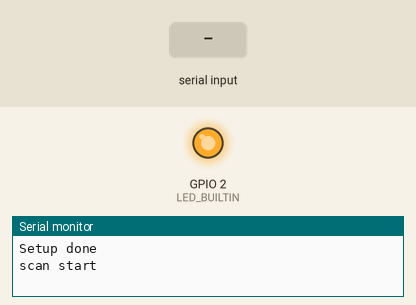
Simulated run of this sketch. Board: ESP8266 (NodeMCU). Shown: output pins drawn as LEDs (lit = HIGH, except the on-board LED, lit = LOW), the last lines printed to the serial monitor. The inputs (shaded band) are chosen by the test bench. WiFi joins after 1.5 s; servers stay silent unless stated; a WiFi scan finds three made-up networks.

Above: at 1.3 s.
1.4 s: "90,45\n" received over Serial
3.6 s: "0\n" received over Serial
5.6 s: "30,150\n" received over Serial
At 6.5 s:
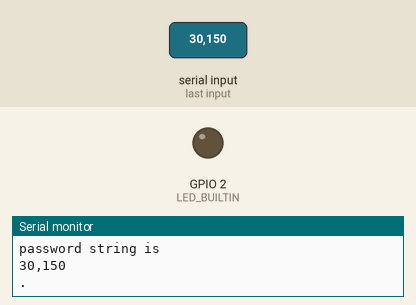
Timing chart, 0 to 8.6 s (numbered marks = the images above; inputs shaded):
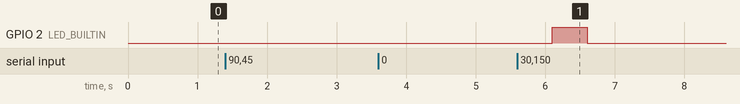

The sketch:

FUBAR_ESP_IOT_Example_2.ino
```cpp
// FUBAR IOT class example 2
// This does a wifi scan and allows us to connect to an AP
// Based on ESP8266 wifi example


#include "ESP8266WiFi.h"
#include "Arduino.h"


char* Passphase;
char* AccessPoint;
char* seloption;
int apSlen;
String APname;
int APID;
int APflag;
int numNWKS;
int Connected;
int wlStatus;
int cnttime;
uint8_t LedState;


// Read String input handling: thanks Rick
// "String" is now returned as a ptr to char assay
char* readCharAInput(void)
{
	char Ch = 'a';
	char buffer[50];
	int i = 0;
	while ((Ch != '\n') && (i < 50))
	{
		while ((Serial.available() > 0))
		{
			Ch = Serial.read();
			if ((Ch != '\n') && (Ch != '\r')) //need to trap both <CR> & <LF> !
			{
				buffer[i] = Ch;
				i++;
			}
			Serial.print(Ch);
		}
	}
	char* somearray = new char[i+1];
	for (int j = 0; j < i; j++)
		somearray[j] = buffer[j];
	somearray[i] = '\0'; // null termination
	return somearray;
}

// reads and parses the ID # for the AP, set to trap for int bigger then 255
int readAPInt(void)
{
	char Ch;
	int num;
	int numr;
	int dec;

	dec = 0;
	num = -500;
	Ch = 'a';

	while ((Ch != '\n') && (num < 255))
	{
		while ((Serial.available() > 0))
		{
			Ch = Serial.read();
			Serial.print(Ch);
			if ((int(Ch) > 47) && (int(Ch) < 58))
			{
				(dec == 0) ? (num = 0) : (num);
				numr = num;
				num = ((int(Ch) - 48) + (numr * int(pow(10, dec))));
				dec++;
			}
		}
	}
	// no AP will ever be over 255
	(abs(num) > 255) ? (num = 256) : (num);
	return num;
}

// wifi scanning done here
int WifiScan(void)
{
	Serial.println("scan start");

	// WiFi.scanNetworks will return the number of networks found
	int n = WiFi.scanNetworks();
	Serial.println("scan done");
	if (n == 0)
	{
		Serial.println("no networks found");
	}
	else
	{
		Serial.print(n);
		Serial.println(" networks found");
		for (int i = 0; i < n; ++i)
		{
			// Print SSID and RSSI for each network found
			Serial.print(i + 1);
			Serial.print(": ");
			Serial.print(WiFi.SSID(i));
			Serial.print(" (");
			Serial.print(WiFi.RSSI(i));
			Serial.print(")");
			Serial.println((WiFi.encryptionType(i) == ENC_TYPE_NONE) ? " " : "*");
			delay(10);
		}
	}
	return n;
}

// function to show Ip's if connected to AP
uint8_t ShowConnectStatus(void)
{
	uint8_t conn;
	if (WiFi.status() == WL_CONNECTED)
	{
		Serial.print("Connected to ... ");
		Serial.println(APname);
		Serial.println("");
		Serial.print("IP is: ");
		Serial.println(WiFi.localIP());
		Serial.print("gateway is: ");
		Serial.println(WiFi.gatewayIP());
		Serial.print("subnet mask is: ");
		Serial.println(WiFi.subnetMask());
		Serial.println("");
		conn = 1;
	}
	else
	{
		conn = 0;
	}
	return conn;
}

// toggle onboard LED no retVal
void TogLED(int state)
{
	uint8_t rState;
	if (state > 0)
	{
		digitalWrite(LED_BUILTIN, HIGH);
		rState = 0;
	}
	else
	{
		digitalWrite(LED_BUILTIN, LOW);
		rState = 1;
	}
}

// toggle onboard LED, returns led state
uint8_t TogLED(uint8_t state)
{
	uint8_t rState;
	if (state > 0)
	{
		digitalWrite(LED_BUILTIN, HIGH);
		rState = 0;
	}
	else
	{
		digitalWrite(LED_BUILTIN, LOW);
		rState = 1;
	}
	return rState;
}

// ardunio setup function
void setup(void)
{
	Serial.begin(115200);
	APflag = 0;
	Connected = 0;
	cnttime = 0;
	LedState = 0; // led off
	// Set WiFi to station mode and disconnect from an AP if it was previously connected
	WiFi.mode(WIFI_STA);
	WiFi.disconnect();
	delay(100);
	pinMode(LED_BUILTIN, OUTPUT);
	Serial.println("Setup done");
}


void loop()
{
	// only scan and attempt conection if disconnected
	if (Connected < 1)
	{
		numNWKS = WifiScan();
		Serial.println("");
		Serial.println("Enter AP Id #");
		APID = readAPInt();
		Serial.print("ID  is ");
		Serial.println(APID);
		if (APID <= numNWKS)
		{
			APname = WiFi.SSID(APID - 1);
			Serial.print("you have selected AP: ");
			Serial.println(APname);
			APflag = 1;
		}
		else
		{
			Serial.println("you have not selected a valid AP");
			APflag = 0;
		}
		Serial.println("");
		if (APflag > 0)
		{
			Serial.println("Enter pass phrase for Wifi");
			if (Passphase != nullptr)
				delete Passphase;
			Passphase = readCharAInput();
			Serial.print("password string is "); // debug for PW char array
			Serial.println("");
			Serial.println(Passphase);
			// put connection code here
			// next 5 lines convert AP string to Chr array
			apSlen = APname.length() + 1;
			if (AccessPoint != nullptr)
				delete AccessPoint;
			AccessPoint = new char[apSlen];  // need to make sure not creating a memory leak here
			APname.toCharArray(AccessPoint, apSlen);

			//for (int i = 0; i < strlen(PW1); ++i) {
			//	Serial.printf("%02x ", PW1[i]);
			//}
			Serial.println("");
			//connect to wifi here and let us know when connected
			// time out in 10 sec
			wlStatus = WiFi.begin(AccessPoint, Passphase);
			while ((WiFi.status() != WL_CONNECTED) && (cnttime < 20))
			{
				LedState = TogLED(LedState);
				delay(500);
				Serial.print(".");
				cnttime++;
			}
			if (cnttime > 19)
				Serial.println("wifi connection timed out !");
			TogLED(1);
			Connected = ShowConnectStatus();
			cnttime = 0;
		}
	}

	// show Ip's if connected to AP
	if (Connected > 0)
	{
		TogLED(0);
		Serial.println("Disconnect or show status again ?");
		Serial.println("Enter D or S");
		if (seloption != nullptr)
			delete seloption;
		seloption = readCharAInput();
		if ((seloption[0] == 'D') || (seloption[0] == 'd'))
		{
			WiFi.disconnect();
			TogLED(1);
			Connected = 0;
		}
		if ((seloption[0] == 'S') || (seloption[0] == 's'))
		{
			Connected = ShowConnectStatus();
		}
		else
			if (Connected > 0)
				Serial.println("this message will repeat");

		// Wait a bit before looping again
		delay(2000);
	}
}
```

Measured:
- after the input at 5.6 s, GPIO 2 (LED_BUILTIN): LOW → HIGH after 0.50 s, → LOW 0.50 s later
